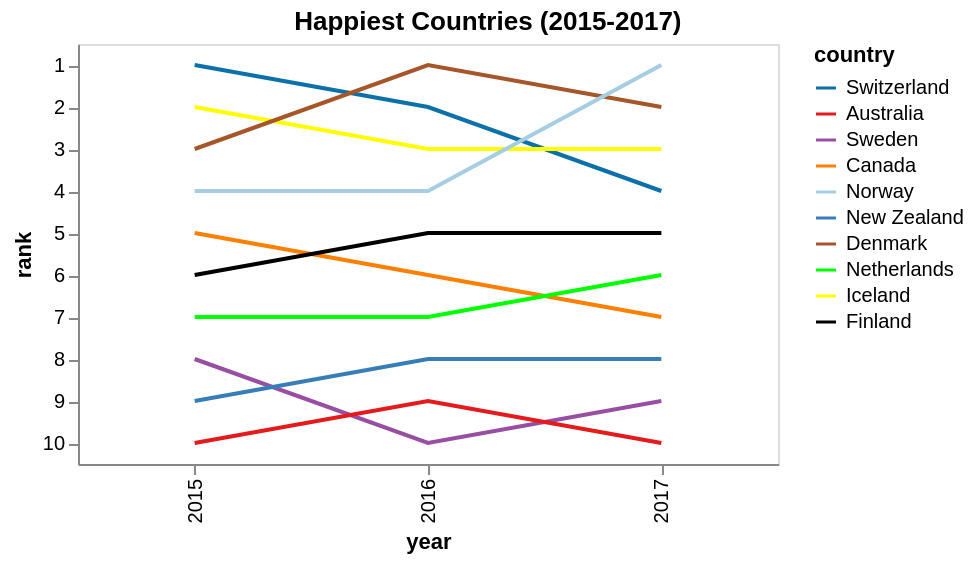

The specification (Vega-Lite) saved for this image:
### Vega-Lite specification from a JSON file in a GitHub repository (floating-point values rounded to 4 significant figures)
{"$schema": "https://vega.github.io/schema/vega-lite/v4.json", "title": {"text": "Happiest Countries (2015-2017)", "frame": "bounds"}, "width": 350, "height": 210, "data": {"values": [{"country": "Switzerland", "year": 2015, "rank": 1}, {"country": "Iceland", "year": 2015, "rank": 2}, {"country": "Denmark", "year": 2015, "rank": 3}, {"country": "Norway", "year": 2015, "rank": 4}, {"country": "Canada", "year": 2015, "rank": 5}, {"country": "Finland", "year": 2015, "rank": 6}, {"country": "Netherlands", "year": 2015, "rank": 7}, {"country": "Sweden", "year": 2015, "rank": 8}, {"country": "New Zealand", "year": 2015, "rank": 9}, {"country": "Australia", "year": 2015, "rank": 10}, {"country": "Denmark", "year": 2016, "rank": 1}, {"country": "Switzerland", "year": 2016, "rank": 2}, {"country": "Iceland", "year": 2016, "rank": 3}, {"country": "Norway", "year": 2016, "rank": 4}, {"country": "Finland", "year": 2016, "rank": 5}, {"country": "Canada", "year": 2016, "rank": 6}, {"country": "Netherlands", "year": 2016, "rank": 7}, {"country": "New Zealand", "year": 2016, "rank": 8}, {"country": "Australia", "year": 2016, "rank": 9}, {"country": "Sweden", "year": 2016, "rank": 10}, {"country": "Norway", "year": 2017, "rank": 1}, {"country": "Denmark", "year": 2017, "rank": 2}, {"country": "Iceland", "year": 2017, "rank": 3}, {"country": "Switzerland", "year": 2017, "rank": 4}, {"country": "Finland", "year": 2017, "rank": 5}, {"country": "Netherlands", "year": 2017, "rank": 6}, {"country": "Canada", "year": 2017, "rank": 7}, {"country": "New Zealand", "year": 2017, "rank": 8}, {"country": "Sweden", "year": 2017, "rank": 9}, {"country": "Australia", "year": 2017, "rank": 10}]}, "mark": {"type": "line", "orient": "vertical"}, "encoding": {"x": {"field": "year", "type": "ordinal"}, "y": {"field": "rank", "type": "ordinal"}, "tooltip": [{"field": "country", "type": "nominal", "title": "Country"}, {"field": "rank", "type": "nominal", "title": "Rank"}], "color": {"field": "country", "type": "nominal", "scale": {"domain": ["Switzerland", "Australia", "Sweden", "Canada", "Norway", "New Zealand", "Denmark", "Netherlands", "Iceland", "Finland"], "range": ["#0C71AB", "#e41a1c", "#984ea3", "#ff7f00", "#a6cee3", "#377eb8", "#a65628", "#00FF00", "#FFFF00", "#000000"]}}}}
